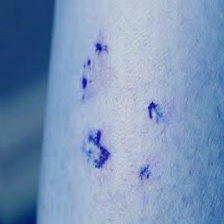
#> input picture data/augmented/dog/dog_aug10_0000.jpg, 224 x 224 px; its folder holds only this picture in this run
$ python -i shared_preprocessing.py   (imports and definitions only)
#> lines starting #> are read from the running program, lines starting #| are printed output that depends on the picture
"""
🔬 SHARED PREPROCESSING MODULE
Unified preprocessing for both training and inference to ensure consistency

Features:
- Shared preprocessing between train/test/inference
- Advanced image enhancement (CLAHE, denoising)
- GPU-optimized operations where possible
- Robust error handling and validation
- Support for both single images and batch processing
"""

import os
import cv2
import numpy as np
import tensorflow as tf
from typing import Tuple, List, Optional, Dict, Any
from dataclasses import dataclass
from pathlib import Path
import logging

# Setup logging
# [1 line not run here, left out]
logger = logging.getLogger(__name__)


@dataclass
class PreprocessingConfig:
    """Configuration for preprocessing operations"""
    img_size: Tuple[int, int] = (224, 224)
    channels: int = 3
    normalize: bool = True
    adaptive_histogram: bool = True
    denoise: bool = True
    clahe_clip_limit: float = 2.0
    clahe_grid_size: Tuple[int, int] = (8, 8)
    denoise_strength: int = 10
    preserve_aspect_ratio: bool = False
    interpolation: int = cv2.INTER_LANCZOS4

    def to_dict(self) -> Dict[str, Any]:
        """Convert to dictionary for serialization"""
        return {
            'img_size': self.img_size,
            'channels': self.channels,
            'normalize': self.normalize,
            'adaptive_histogram': self.adaptive_histogram,
            'denoise': self.denoise,
            'clahe_clip_limit': self.clahe_clip_limit,
            'clahe_grid_size': self.clahe_grid_size,
            'denoise_strength': self.denoise_strength,
            'preserve_aspect_ratio': self.preserve_aspect_ratio
        }


class SharedPreprocessor:
    """Unified preprocessing for training and inference consistency"""

    def __init__(self, config: Optional[PreprocessingConfig] = None):
        """Initialize preprocessor with configuration"""
        self.config = config or PreprocessingConfig()
        self.setup_clahe()
        self._validate_config()

        logger.info(f"SharedPreprocessor initialized with config: {self.config.to_dict()}")

    def _validate_config(self):
        """Validate preprocessing configuration"""
        if self.config.img_size[0] <= 0 or self.config.img_size[1] <= 0:
            raise ValueError("Image size must be positive")
        if self.config.channels not in [1, 3]:
            raise ValueError("Channels must be 1 (grayscale) or 3 (RGB)")
        if self.config.clahe_clip_limit <= 0:
            raise ValueError("CLAHE clip limit must be positive")

    def setup_clahe(self):
        """Setup CLAHE (Contrast Limited Adaptive Histogram Equalization)"""
        try:
            self.clahe = cv2.createCLAHE(
                clipLimit=self.config.clahe_clip_limit,
                tileGridSize=self.config.clahe_grid_size
            )
        except Exception as e:
            logger.error(f"Failed to setup CLAHE: {e}")
            self.clahe = None

    def apply_clahe(self, image: np.ndarray) -> np.ndarray:
        """Apply CLAHE to enhance contrast"""
        if not self.config.adaptive_histogram or self.clahe is None:
            return image

        try:
            if len(image.shape) == 3:  # RGB image
                # Convert to LAB color space for better CLAHE
                lab = cv2.cvtColor(image, cv2.COLOR_RGB2LAB)
                lab[:, :, 0] = self.clahe.apply(lab[:, :, 0])
                enhanced = cv2.cvtColor(lab, cv2.COLOR_LAB2RGB)
            else:  # Grayscale image
                enhanced = self.clahe.apply(image)

            return enhanced
        except Exception as e:
            logger.warning(f"CLAHE failed: {e}, returning original image")
            return image

    def apply_denoising(self, image: np.ndarray) -> np.ndarray:
        """Apply non-local means denoising"""
        if not self.config.denoise:
            return image

        try:
            if len(image.shape) == 3:  # RGB image
                denoised = cv2.fastNlMeansDenoisingColored(
                    image, None,
                    h=self.config.denoise_strength,
                    hColor=self.config.denoise_strength,
                    templateWindowSize=7,
                    searchWindowSize=21
                )
            else:  # Grayscale image
                denoised = cv2.fastNlMeansDenoising(
                    image, None,
                    h=self.config.denoise_strength,
                    templateWindowSize=7,
                    searchWindowSize=21
                )

            return denoised
        except Exception as e:
            logger.warning(f"Denoising failed: {e}, returning original image")
            return image

    def resize_image(self, image: np.ndarray, target_size: Optional[Tuple[int, int]] = None) -> np.ndarray:
        """Resize image with optional aspect ratio preservation"""
        target_size = target_size or self.config.img_size

        try:
            if self.config.preserve_aspect_ratio:
                # Calculate scaling factor to maintain aspect ratio
                h, w = image.shape[:2]
                target_h, target_w = target_size

                scale = min(target_w / w, target_h / h)
                new_w, new_h = int(w * scale), int(h * scale)

                # Resize maintaining aspect ratio
                resized = cv2.resize(image, (new_w, new_h), interpolation=self.config.interpolation)

                # Pad to exact target size
                pad_h = (target_h - new_h) // 2
                pad_w = (target_w - new_w) // 2

                if len(image.shape) == 3:
                    padded = cv2.copyMakeBorder(
                        resized, pad_h, target_h - new_h - pad_h,
                        pad_w, target_w - new_w - pad_w,
                        cv2.BORDER_CONSTANT, value=[0, 0, 0]
                    )
                else:
                    padded = cv2.copyMakeBorder(
                        resized, pad_h, target_h - new_h - pad_h,
                        pad_w, target_w - new_w - pad_w,
                        cv2.BORDER_CONSTANT, value=0
                    )

                return padded
            else:
                # Direct resize without aspect ratio preservation
                return cv2.resize(image, target_size, interpolation=self.config.interpolation)

        except Exception as e:
            logger.error(f"Resize failed: {e}")
            raise

    def normalize_image(self, image: np.ndarray) -> np.ndarray:
        """Normalize image to [0, 1] range"""
        if not self.config.normalize:
            return image

        try:
            # Ensure image is in proper range
            if image.dtype == np.uint8:
                normalized = image.astype(np.float32) / 255.0
            elif image.dtype == np.float32 and image.max() > 1.0:
                normalized = image / 255.0
            else:
                normalized = image.astype(np.float32)

            # Clip to valid range
            normalized = np.clip(normalized, 0.0, 1.0)
            return normalized

        except Exception as e:
            logger.error(f"Normalization failed: {e}")
            raise

    def ensure_channels(self, image: np.ndarray) -> np.ndarray:
        """Ensure image has correct number of channels"""
        try:
            current_channels = 1 if len(image.shape) == 2 else image.shape[2]

            if current_channels == self.config.channels:
                return image

            if current_channels == 1 and self.config.channels == 3:
                # Convert grayscale to RGB
                return cv2.cvtColor(image, cv2.COLOR_GRAY2RGB)
            elif current_channels == 3 and self.config.channels == 1:
                # Convert RGB to grayscale
                return cv2.cvtColor(image, cv2.COLOR_RGB2GRAY)
            elif current_channels == 4 and self.config.channels == 3:
                # Convert RGBA to RGB
                return image[:, :, :3]
            else:
                logger.warning(f"Unsupported channel conversion: {current_channels} -> {self.config.channels}")
                return image

        except Exception as e:
            logger.error(f"Channel conversion failed: {e}")
            raise

    def preprocess_single_image(self, image: np.ndarray) -> np.ndarray:
        """Complete preprocessing pipeline for a single image"""
        try:
            # Ensure proper data type
            if image.dtype != np.uint8 and image.max() <= 1.0:
                image = (image * 255).astype(np.uint8)

            # Apply denoising first
            processed = self.apply_denoising(image)

            # Apply CLAHE for contrast enhancement
            processed = self.apply_clahe(processed)

            # Ensure correct channels
            processed = self.ensure_channels(processed)

            # Resize to target size
            processed = self.resize_image(processed)

            # Normalize to [0, 1] range
            processed = self.normalize_image(processed)

            # Ensure proper shape
            if len(processed.shape) == 2:
                processed = np.expand_dims(processed, axis=-1)

            return processed

        except Exception as e:
            logger.error(f"Single image preprocessing failed: {e}")
            raise

    # [20 lines left out: function preprocess_batch, not called in this run]

    def load_and_preprocess_image(self, image_path: str) -> np.ndarray:
        """Load and preprocess a single image from file"""
#> called with image_path = '../data/augmented/dog/dog_aug10_0000.jpg'
        try:
            # Load image
            if self.config.channels == 3:
                image = cv2.imread(image_path, cv2.IMREAD_COLOR)
#> image is the input picture: shape (224, 224, 3); mean B, G, R 183.9, 148.5, 122.3
                if image is not None:
                    image = cv2.cvtColor(image, cv2.COLOR_BGR2RGB)
            else:
                image = cv2.imread(image_path, cv2.IMREAD_GRAYSCALE)

            if image is None:
                raise ValueError(f"Could not load image: {image_path}")

            # Preprocess
            processed = self.preprocess_single_image(image)
#> in apply_clahe, `lab = cv2.cvtColor(image, cv2.COLOR_RGB2LAB)`: lab: shape (224, 224, 3); mean of channels 0, 1, 2 154.3, 128.3, 106.5
#> in apply_clahe, `lab[:, :, 0] = self.clahe.apply(lab[:, :, 0])`: lab: shape (224, 224, 3); mean of channels 0, 1, 2 163.9, 128.3, 106.5
#> in apply_clahe, `enhanced = cv2.cvtColor(lab, cv2.COLOR_LAB2RGB)`:
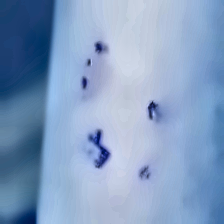
#> enhanced: shape (224, 224, 3); mean R, G, B 132.4, 158.8, 194.4

            return processed

        except Exception as e:
            logger.error(f"Failed to load and preprocess {image_path}: {e}")
            raise

    # [150 lines left out: functions load_dataset, _save_processed_class, split_data, create_optimized_dataset, not called in this run]


# For backward compatibility
class BiteMarkPreprocessor(SharedPreprocessor):
    """Backward compatibility alias"""
    pass


# [10 lines left out: functions preprocess_for_api, preprocess_image_file, not called in this run]

>>> result = SharedPreprocessor().load_and_preprocess_image('../data/augmented/dog/dog_aug10_0000.jpg')

$ run again, on data/augmented/dog/dog_aug10_0001.jpg
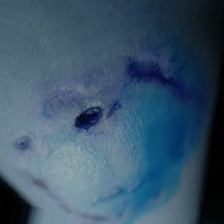
#> input picture data/augmented/dog/dog_aug10_0001.jpg, 224 x 224 px
#> in load_and_preprocess_image, image is the input picture: shape (224, 224, 3); mean B, G, R 105, 84.6, 59.1
#> in apply_clahe, `enhanced = cv2.cvtColor(lab, cv2.COLOR_LAB2RGB)`:
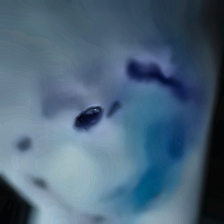
#> enhanced: shape (224, 224, 3); mean R, G, B 76, 101, 122.1

$ run again, on data/augmented/dog/dog_aug10_0002.jpg
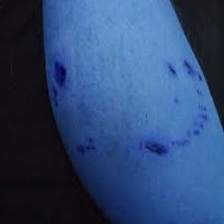
#> input picture data/augmented/dog/dog_aug10_0002.jpg, 224 x 224 px
#> in load_and_preprocess_image, image is the input picture: shape (224, 224, 3); mean B, G, R 114.4, 72.1, 46.6
#> in apply_clahe, `enhanced = cv2.cvtColor(lab, cv2.COLOR_LAB2RGB)`:
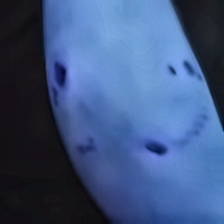
#> enhanced: shape (224, 224, 3); mean R, G, B 62.5, 86.2, 129.4

$ run again, on data/augmented/dog/dog_aug11_0000.jpg
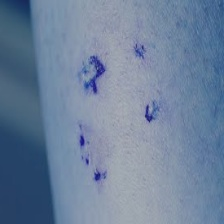
#> input picture data/augmented/dog/dog_aug11_0000.jpg, 224 x 224 px
#> in load_and_preprocess_image, image is the input picture: shape (224, 224, 3); mean B, G, R 155.8, 129.4, 109.5
#> in apply_clahe, `enhanced = cv2.cvtColor(lab, cv2.COLOR_LAB2RGB)`:
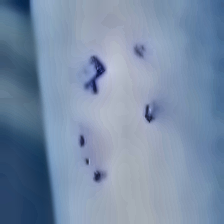
#> enhanced: shape (224, 224, 3); mean R, G, B 120.8, 141, 167.5
